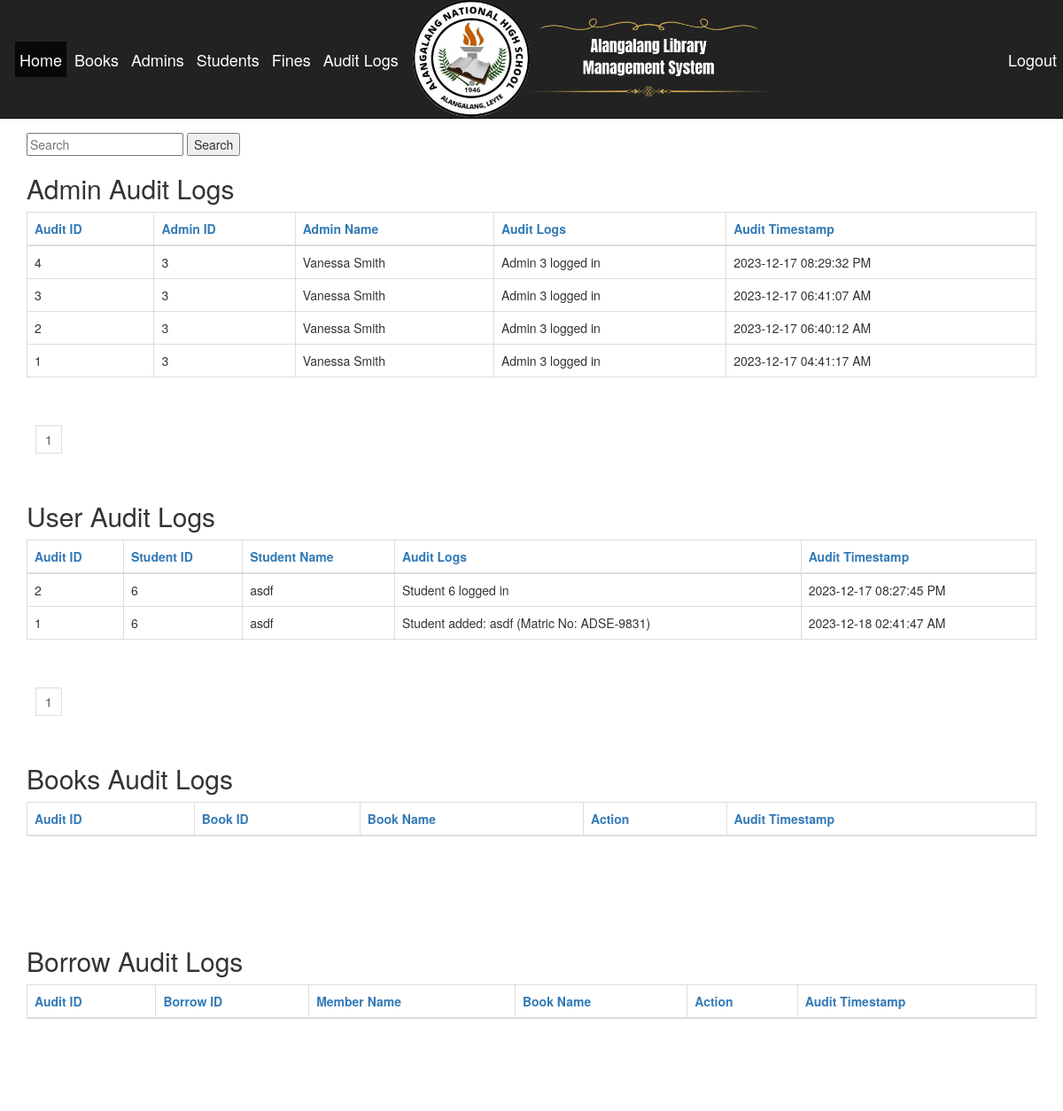
/audit_logs.php (signed in), run on an earlier commit of the app's database.
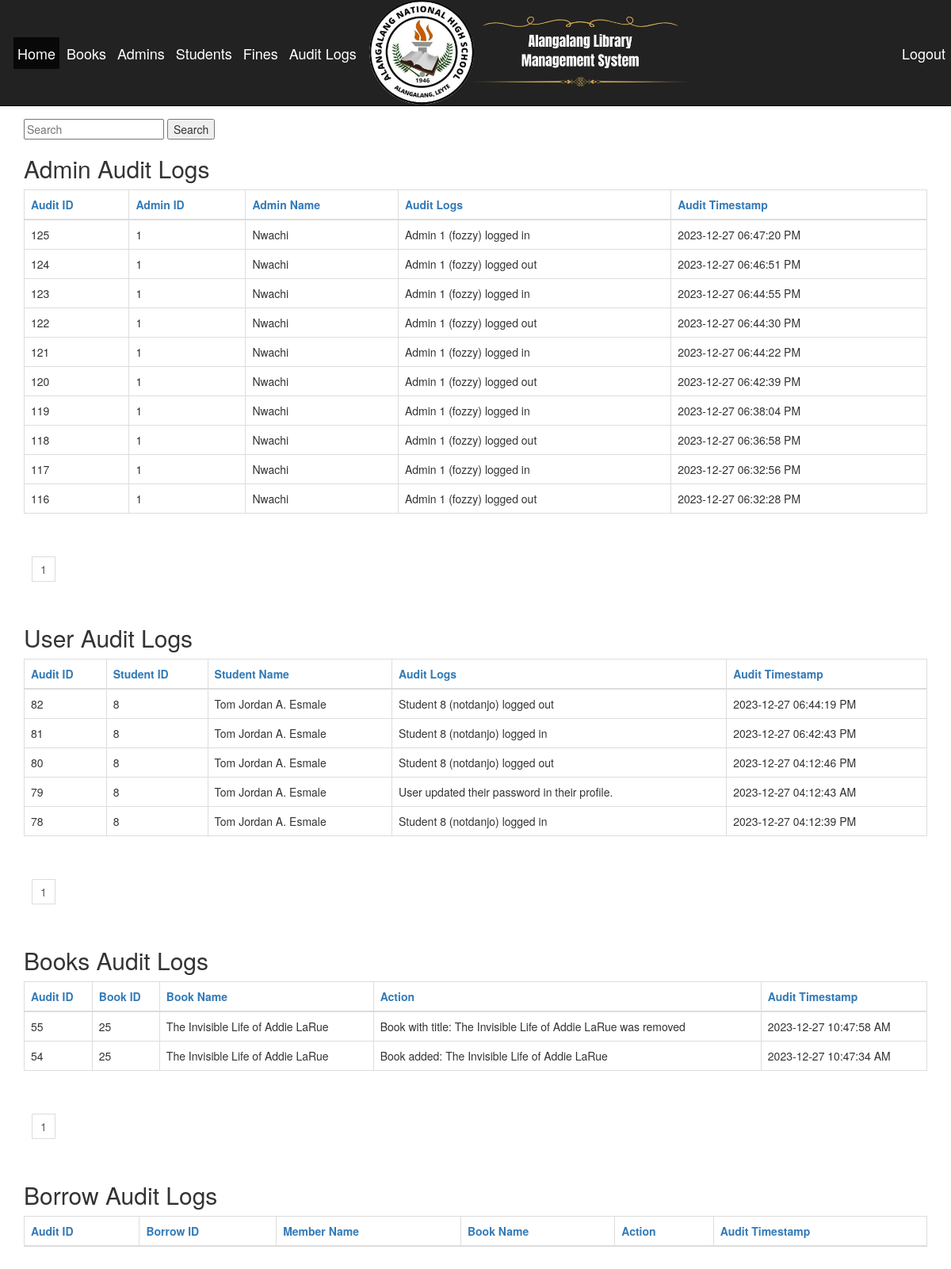
And on a later commit of the database.
### tables this page shows
CREATE TABLE `audit_logs_admin` (
  `audit_id` int(100) NOT NULL,
  `adminId` int(11) NOT NULL,
  `audit_logs` varchar(100) NOT NULL,
  `audit_timestamp` datetime NOT NULL DEFAULT current_timestamp()
);

CREATE TABLE `audit_logs_user` (
  `audit_id` int(100) NOT NULL,
  `studentId` int(11) NOT NULL,
  `audit_logs` varchar(100) NOT NULL,
  `audit_timestamp` datetime NOT NULL DEFAULT current_timestamp()
);

CREATE TABLE `students` (
  `studentId` int(11) NOT NULL,
  `matric_no` varchar(30) NOT NULL,
  `password` varchar(150) NOT NULL,
  `username` varchar(150) NOT NULL,
  `email` varchar(60) NOT NULL,
  `dept` varchar(60) NOT NULL,
  `numOfBooks` int(11) NOT NULL,
  `moneyOwed` varchar(20) NOT NULL,
  `photo` text NOT NULL,
  `phoneNumber` varchar(11) NOT NULL,
  `name` varchar(60) NOT NULL
);

CREATE TABLE `audit_logs_books` (
  `auditId_books` int(11) NOT NULL,
  `bookId` int(11) NOT NULL,
  `action` varchar(255) NOT NULL,
  `audit_timestamp` timestamp NOT NULL DEFAULT current_timestamp() ON UPDATE current_timestamp(),
  `bookTitle` varchar(255) DEFAULT NULL
);

### audit_logs.php (the view, shortened to what this page needs)
<?php
require 'includes/db-inc.php';
include "includes/header.php";
$search_query = isset($_GET['search_query']) ? $_GET['search_query'] : '';
$sort_admin = isset($_GET['sort_admin']) ? $_GET['sort_admin'] : 'audit_id';
$direction = isset($_GET['direction']) && $_GET['direction'] == 'desc' ? 'desc' : 'asc';
$results_per_page = 10;
$page = isset($_GET['page']) ? (int)$_GET['page'] : 1;
$start = ($page - 1) * $results_per_page;
$sql_admin = "SELECT audit_logs_admin.*, admin.adminName FROM audit_logs_admin JOIN admin ON audit_logs_admin.adminId = admin.adminId WHERE (admin.adminName LIKE '%" . $search_query . "%' OR audit_logs_admin.audit_logs LIKE '%" . $search_query . "%' OR audit_logs_admin.audit_id LIKE '%" . $search_query . "%' OR audit_logs_admin.adminId LIKE '%" . $search_query . "%') ORDER BY audit_logs_admin.audit_timestamp DESC, $sort_admin $direction LIMIT $start, $results_per_page";
$query_admin = mysqli_query($conn, $sql_admin);
$sql_user = "SELECT audit_logs_user.*, students.name FROM audit_logs_user JOIN students ON audit_logs_user.studentId = students.studentId WHERE (students.name LIKE '%" . $search_query . "%' OR audit_logs_user.audit_logs LIKE '%" . $search_query . "%' OR audit_logs_user.audit_id LIKE '%" . $search_query . "%' OR audit_logs_user.studentId LIKE '%" . $search_query . "%') ORDER BY audit_logs_user.audit_id DESC, audit_logs_user.audit_timestamp DESC LIMIT $start, $results_per_page";
$query_user = mysqli_query($conn, $sql_user);
$sql_books = "SELECT audit_logs_books.*, DATE_FORMAT(audit_logs_books.audit_timestamp, '%Y-%m-%d %r') as formatted_timestamp FROM audit_logs_books ORDER BY audit_logs_books.audit_timestamp DESC LIMIT $start, $results_per_page";
$query_books = mysqli_query($conn, $sql_books);
?>
<div class="container">
    <?php include "includes/nav.php"; ?>
    <form action="" method="GET">
        <input type="text" name="search_query" placeholder="Search">
        <input type="submit" value="Search">
    </form>
    <h2>Admin Audit Logs</h2>
    <table class="table table-bordered">
        <thead>
            <tr>
                <th><a href="?sort_admin=audit_id&direction=<?php echo $direction == 'asc' ? 'desc' : 'asc'; ?>">Audit ID</a></th>
                <th><a href="?sort=audit_id&direction=<?php echo $direction == 'asc' ? 'desc' : 'asc'; ?>">Admin ID</a></th>
                <th><a href="?sort=audit_id&direction=<?php echo $direction == 'asc' ? 'desc' : 'asc'; ?>">Admin Name</a></th>
                <th><a href="?sort=audit_id&direction=<?php echo $direction == 'asc' ? 'desc' : 'asc'; ?>">Audit Logs</a></th>
                <th><a href="?sort=audit_id&direction=<?php echo $direction == 'asc' ? 'desc' : 'asc'; ?>">Audit Timestamp</a></th>
            </tr>
        </thead>
        <tbody>
            <?php while ($row = mysqli_fetch_array($query_admin)) {
                $auditTimestamp = date_create($row['audit_timestamp']);
                $auditTimestampFormatted = date_format($auditTimestamp, 'Y-m-d h:i:s A');
            ?>
                <tr>
                    <td><?php echo $row['audit_id']; ?></td>
                    <td><?php echo $row['adminId']; ?></td>
                    <td><?php echo $row['adminName']; ?></td>
                    <td><?php echo $row['audit_logs']; ?></td>
                    <td><?php echo $auditTimestampFormatted; ?></td>
                </tr>
            <?php } ?>
        </tbody>
    </table>
    <div class="pagination">
        <?php
        $total_results = mysqli_num_rows($query_admin);
        $total_pages = ceil($total_results / $results_per_page);
        for ($i = 1; $i <= $total_pages; $i++) {
            echo "<a href='audit_logs.php?page=" . $i . "'>" . $i . "</a> ";
        }
        ?>
    </div>
    <h2>User Audit Logs</h2>
    <table class="table table-bordered">
        <thead>
            <tr>
                <th><a href="?sort_admin=audit_id&direction=<?php echo $direction == 'asc' ? 'desc' : 'asc'; ?>">Audit ID</a></th>
                <th><a href="?sort=audit_id&direction=<?php echo $direction == 'asc' ? 'desc' : 'asc'; ?>">Student ID</a></th>
                <th><a href="?sort=audit_id&direction=<?php echo $direction == 'asc' ? 'desc' : 'asc'; ?>">Student Name</a></th>
                <th><a href="?sort=audit_id&direction=<?php echo $direction == 'asc' ? 'desc' : 'asc'; ?>">Audit Logs</a></th>
                <th><a href="?sort=audit_id&direction=<?php echo $direction == 'asc' ? 'desc' : 'asc'; ?>">Audit Timestamp</a></th>
            </tr>
        </thead>
        <tbody>
            <?php while ($row = mysqli_fetch_array($query_user)) {
                $auditTimestamp = date_create($row['audit_timestamp']);
                $auditTimestampFormatted = date_format($auditTimestamp, 'Y-m-d h:i:s A'); ?>
                <tr>
                    <td><?php echo $row['audit_id']; ?></td>
                    <td><?php echo $row['studentId']; ?></td>
                    <td><?php echo $row['name']; ?></td>
                    <td><?php echo $row['audit_logs']; ?></td>
                    <td><?php echo $auditTimestampFormatted; ?></td>
                </tr>
            <?php } ?>
        </tbody>
    </table>
    <div class="pagination">
        <?php
        $total_results = mysqli_num_rows($query_user);
        $total_pages = ceil($total_results / $results_per_page);
        for ($i = 1; $i <= $total_pages; $i++) {
            echo "<a href='audit_logs.php?page=" . $i . "'>" . $i . "</a> ";
        }
        ?>
    </div>
    <h2>Books Audit Logs</h2>
    <table class="table table-bordered">
        <thead>
            <tr>
                <th><a href="?sort_admin=auditId_books&direction=<?php echo $direction == 'asc' ? 'desc' : 'asc'; ?>">Audit ID</a></th>
                <th><a href="?sort=audit_id&direction=<?php echo $direction == 'asc' ? 'desc' : 'asc'; ?>">Book ID</a></th>
                <th><a href="?sort=audit_id&direction=<?php echo $direction == 'asc' ? 'desc' : 'asc'; ?>">Book Name</a></th>
                <th><a href="?sort=audit_id&direction=<?php echo $direction == 'asc' ? 'desc' : 'asc'; ?>">Action</a></th>
                <th><a href="?sort=audit_id&direction=<?php echo $direction == 'asc' ? 'desc' : 'asc'; ?>">Audit Timestamp</a></th>
            </tr>
        </thead>
        <tbody>
            <?php while ($row = mysqli_fetch_array($query_books)) {
                $auditTimestamp = date_create($row['audit_timestamp']);
                $auditTimestampFormatted = date_format($auditTimestamp, 'Y-m-d h:i:s A'); ?>
                <tr>
                    <td><?php echo $row['auditId_books']; ?></td>
                    <td><?php echo $row['bookId']; ?></td>
                    <td><?php echo $row['bookTitle'] ? $row['bookTitle'] : 'Removed Book'; ?></td>
                    <td><?php echo $row['action']; ?></td>
                    <td><?php echo $auditTimestampFormatted; ?></td>
                </tr>
            <?php } ?>
        </tbody>
    </table>
    <div class="pagination">
        <?php
        $total_results = mysqli_num_rows($query_books);
        $total_pages = ceil($total_results / $results_per_page);
        for ($i = 1; $i <= $total_pages; $i++) {
            echo "<a href='audit_logs.php?page=" . $i . "'>" . $i . "</a> ";
        }
        ?>
    </div>
    <h2>Borrow Audit Logs</h2>
    <table class="table table-bordered">
        <thead>
            <tr>
                <th><a href="?sort_borrow=auditId_borrow&direction=<?php echo $direction == 'asc' ? 'desc' : 'asc'; ?>">Audit ID</a></th>
                <th><a href="?sort_borrow=borrowId&direction=<?php echo $direction == 'asc' ? 'desc' : 'asc'; ?>">Borrow ID</a></th>
                <th><a href="?sort_borrow=memberName&direction=<?php echo $direction == 'asc' ? 'desc' : 'asc'; ?>">Member Name</a></th>
                <th><a href="?sort_borrow=bookName&direction=<?php echo $direction == 'asc' ? 'desc' : 'asc'; ?>">Book Name</a></th>
                <th><a href="?sort_borrow=action&direction=<?php echo $direction == 'asc' ? 'desc' : 'asc'; ?>">Action</a></th>
                <th><a href="?sort_borrow=audit_timestamp&direction=<?php echo $direction == 'asc' ? 'desc' : 'asc'; ?>">Audit Timestamp</a>
                </th>
            </tr>
        </thead>
    </table>
</div>

### includes/header.php (shortened to what this page needs)
<!DOCTYPE html>
<html>
<head>
    <link rel="stylesheet" type="text/css" href="css/bootstrap.css">
    <link rel="stylesheet" type="text/css" href="font-awesome-4.7.0/css/font-awesome.css">
    <link rel="stylesheet" type="text/css" href="css/style.css">
    <link rel="stylesheet" type="text/css" href="flickity/flickity.css">
    <link rel="stylesheet" type="text/css" href="css/sweetalert.css">
</head>
<body>

### includes/nav.php (shortened to what this page needs)
<?php
if (isset($_SESSION['admin'])) {
    $admin = $_SESSION['admin'];
}
?>
<body class="unique-class">
    <div class="container">
        <nav class="navbar navbar-inverse navbar-fixed-top">
            <div class="container-fluid">
                <div class="navbar-flex-container">
                    <div class="navbar-section">
                        <ul class="nav navbar-nav">
                            <?php if (isset($admin)) { ?>
                                <li class="active nav-item"><a href="admin.php">Home</a></li>
                                <li class="nav-item"><a href="bookstable.php">Books</a></li>
                                <li class="nav-item"><a href="users.php">Admins</a></li>
                                <li class="nav-item"><a href="viewstudents.php">Students</a></li>
                                <li class="nav-item"><a href="fines.php">Fines</a></li>
                                <li class="nav-item"><a href="audit_logs.php">Audit Logs</a></li>
                            <?php } ?>
                        </ul>
                    </div>
                    <div class="navbar-header">
                        <div class="logo">
                            <img src="images/Logo.png">
                        </div>
                    </div>
                    <div class="navbar-section">
                        <ul class="nav navbar-nav navbar-right">
                            <li><a href="logout.php">Logout</a></li>
                        </ul>
                    </div>
                </div>
            </div>
        </nav>
    </div>
</body>

### css/style.css (style rules this page uses)
body { overflow-x: hidden; padding-top: 150px; }
.logo img { width: 500px; height: auto; }
.navbar-nav { display: flex; justify-content: space-around; }
.navbar-flex-container { display: flex; justify-content: space-between; width: 100%; }
.navbar-section { display: flex; align-items: center; }
.navbar-header { display: flex; justify-content: center; flex-grow: 0; max-width: 200px; }
.navbar .nav > li > a { color: #ffffff; font-size: 18px; padding: 10px 10px; margin: 5px; }
.unique-class .navbar .nav > li > a { padding: 10px 5px; margin: 5px 2px; }
.unique-class .navbar-section:first-child { max-width: 200px; }
.navbar-flex-container .navbar-section:first-child { flex-grow: 0; padding: 0; margin: 0; }
.nav-item { flex-grow: 1; text-align: center; white-space: nowrap; }
.pagination { text-align: center; padding: 20px 0; }
.pagination a { color: #5a5a5a; text-decoration: none; margin: 0 10px; padding: 5px 10px; border: 1px solid #ddd; transition: background-color .3s; }

What changed in the data, as far as the page shows it:
removed audit_logs_admin: audit_id "4", adminId "3", adminId.adminName "Vanessa Smith", audit_logs "Admin 3 logged in", audit_timestamp "2023-12-17 08:29:32 PM"
removed audit_logs_admin: audit_id "3", adminId "3", adminId.adminName "Vanessa Smith", audit_logs "Admin 3 logged in", audit_timestamp "2023-12-17 06:41:07 AM"
removed audit_logs_admin: audit_id "2", adminId "3", adminId.adminName "Vanessa Smith", audit_logs "Admin 3 logged in", audit_timestamp "2023-12-17 06:40:12 AM"
removed audit_logs_admin: audit_id "1", adminId "3", adminId.adminName "Vanessa Smith", audit_logs "Admin 3 logged in", audit_timestamp "2023-12-17 04:41:17 AM"
removed audit_logs_user: audit_id "2", studentId "6", studentId.name "asdf", audit_logs "Student 6 logged in", audit_timestamp "2023-12-17 08:27:45 PM"
removed audit_logs_user: audit_id "1", studentId "6", studentId.name "asdf", audit_logs "Student added: asdf (Matric No: ADSE-9831)", audit_timestamp "2023-12-18 02:41:47 AM"
added audit_logs_admin: audit_id "125", adminId "1", adminId.adminName "Nwachi", audit_logs "Admin 1 (fozzy) logged in", audit_timestamp "2023-12-27 06:47:20 PM"
added audit_logs_admin: audit_id "124", adminId "1", adminId.adminName "Nwachi", audit_logs "Admin 1 (fozzy) logged out", audit_timestamp "2023-12-27 06:46:51 PM"
added audit_logs_admin: audit_id "123", adminId "1", adminId.adminName "Nwachi", audit_logs "Admin 1 (fozzy) logged in", audit_timestamp "2023-12-27 06:44:55 PM"
added audit_logs_admin: audit_id "122", adminId "1", adminId.adminName "Nwachi", audit_logs "Admin 1 (fozzy) logged out", audit_timestamp "2023-12-27 06:44:30 PM"
added audit_logs_admin: audit_id "121", adminId "1", adminId.adminName "Nwachi", audit_logs "Admin 1 (fozzy) logged in", audit_timestamp "2023-12-27 06:44:22 PM"
added audit_logs_admin: audit_id "120", adminId "1", adminId.adminName "Nwachi", audit_logs "Admin 1 (fozzy) logged out", audit_timestamp "2023-12-27 06:42:39 PM"
added audit_logs_admin: audit_id "119", adminId "1", adminId.adminName "Nwachi", audit_logs "Admin 1 (fozzy) logged in", audit_timestamp "2023-12-27 06:38:04 PM"
added audit_logs_admin: audit_id "118", adminId "1", adminId.adminName "Nwachi", audit_logs "Admin 1 (fozzy) logged out", audit_timestamp "2023-12-27 06:36:58 PM"
added audit_logs_admin: audit_id "117", adminId "1", adminId.adminName "Nwachi", audit_logs "Admin 1 (fozzy) logged in", audit_timestamp "2023-12-27 06:32:56 PM"
added audit_logs_admin: audit_id "116", adminId "1", adminId.adminName "Nwachi", audit_logs "Admin 1 (fozzy) logged out", audit_timestamp "2023-12-27 06:32:28 PM"
added audit_logs_user: audit_id "82", studentId "8", studentId.name "Tom Jordan A. Esmale", audit_logs "Student 8 (notdanjo) logged out", audit_timestamp "2023-12-27 06:44:19 PM"
added audit_logs_user: audit_id "81", studentId "8", studentId.name "Tom Jordan A. Esmale", audit_logs "Student 8 (notdanjo) logged in", audit_timestamp "2023-12-27 06:42:43 PM"
added audit_logs_user: audit_id "80", studentId "8", studentId.name "Tom Jordan A. Esmale", audit_logs "Student 8 (notdanjo) logged out", audit_timestamp "2023-12-27 04:12:46 PM"
added audit_logs_user: audit_id "79", studentId "8", studentId.name "Tom Jordan A. Esmale", audit_logs "User updated their password in their profile.", audit_timestamp "2023-12-27 04:12:43 AM"
added audit_logs_user: audit_id "78", studentId "8", studentId.name "Tom Jordan A. Esmale", audit_logs "Student 8 (notdanjo) logged in", audit_timestamp "2023-12-27 04:12:39 PM"
added audit_logs_books: auditId_books "55", bookId "25", bookTitle "The Invisible Life of Addie LaRue", action "Book with title: The Invisible Life of Addie LaRue was removed", audit_timestamp "2023-12-27 10:47:58 AM"
added audit_logs_books: auditId_books "54", bookId "25", bookTitle "The Invisible Life of Addie LaRue", action "Book added: The Invisible Life of Addie LaRue", audit_timestamp "2023-12-27 10:47:34 AM"
Also different on the page:
new list line: "1"
